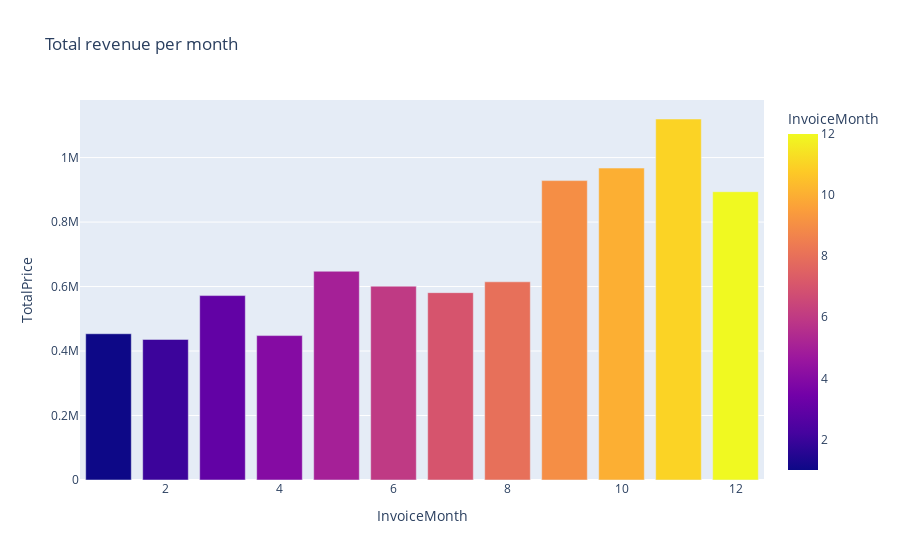

The cell this chart's notebook holds for it:
### Code cell
revenue_per_month = data_cleaned.groupby(
    by=['InvoiceMonth'],
    as_index=False
)['TotalPrice'].sum().sort_values(by='TotalPrice', ascending=False)

fig = px.bar(
    revenue_per_month,
    x='InvoiceMonth',
    y='TotalPrice',
    color='InvoiceMonth',
    title='Total revenue per month'
)
fig.write_html('plotly/bar_3.html')
fig.show()

### Figure 1 — Plotly figure (JSON) as saved in the notebook; plotly's stock layout.template omitted (floating-point values rounded to 4 significant figures)
{"data": [{"alignmentgroup": "True", "hovertemplate": "InvoiceMonth=%{marker.color}<br>TotalPrice=%{y}<extra></extra>", "legendgroup": "", "marker": {"color": [11, 10, 9, 12, 5, 8, 6, 7, 3, 1, 4, 2], "coloraxis": "coloraxis", "pattern": {"shape": ""}}, "name": "", "offsetgroup": "", "orientation": "v", "showlegend": false, "textposition": "auto", "type": "bar", "x": [11, 10, 9, 12, 5, 8, 6, 7, 3, 1, 4, 2], "xaxis": "x", "y": [1120000.0, 967400.0, 928600.0, 894100.0, 647400.0, 614700.0, 601200.0, 581000.0, 571900.0, 453600.0, 447900.0, 436000.0], "yaxis": "y"}], "layout": {"barmode": "relative", "coloraxis": {"colorbar": {"title": {"text": "InvoiceMonth"}}, "colorscale": [[0, "#0d0887"], [0.1111, "#46039f"], [0.2222, "#7201a8"], [0.3333, "#9c179e"], [0.4444, "#bd3786"], [0.5556, "#d8576b"], [0.6667, "#ed7953"], [0.7778, "#fb9f3a"], [0.8889, "#fdca26"], [1, "#f0f921"]]}, "legend": {"tracegroupgap": 0}, "title": {"text": "Total revenue per month"}, "xaxis": {"anchor": "y", "domain": [0, 1], "title": {"text": "InvoiceMonth"}}, "yaxis": {"anchor": "x", "domain": [0, 1], "title": {"text": "TotalPrice"}}}}
